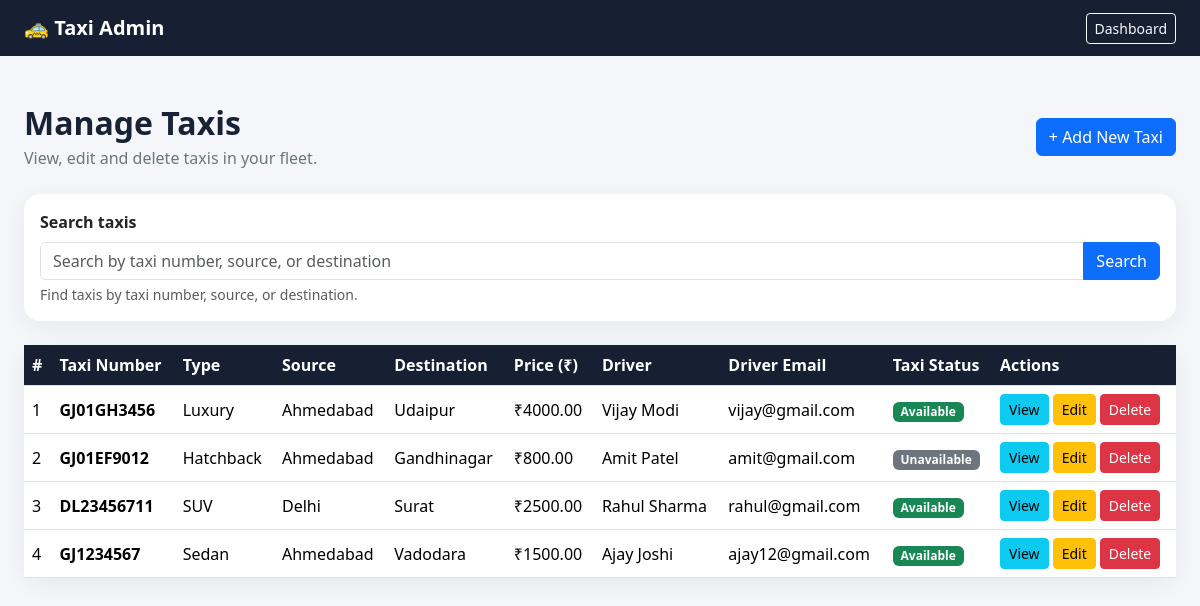
/taxis/ (signed in), run on the app's committed database.
### core/models.py (models this page shows, shortened)
class Taxi(models.Model):
    number = models.CharField(max_length=20, unique=True)
    type = models.CharField(max_length=50)
    source = models.CharField(max_length=100)
    destination = models.CharField(max_length=100)
    price = models.DecimalField(max_digits=10, decimal_places=2)
    availability = models.BooleanField(default=True)
    driver = models.ForeignKey(
        Driver,
        on_delete=models.CASCADE,
        related_name='taxis',
    )

class Driver(models.Model):
    name = models.CharField(max_length=100)
    email = models.EmailField(unique=True)
    license_number = models.CharField(
        max_length=50,
        unique=True
    )
    mobile = models.CharField(max_length=15)
    taxi_number = models.CharField(max_length=20, blank=True)
    password = models.CharField(max_length=128)

### core/views.py (the view)
@user_passes_test(
    lambda user: user.is_authenticated and user.is_staff,
    login_url='admin_login',
)
def admin_taxi_list(request):
    taxis = Taxi.objects.select_related('driver').order_by('-id')
    search_form = TaxiSearchForm(request.GET)
    search_form.is_valid()
    search_query = search_form.cleaned_data['q']
    if search_query:
        taxis = taxis.filter(
            Q(number__icontains=search_query)
            | Q(source__icontains=search_query)
            | Q(destination__icontains=search_query),
        )
    return render(
        request,
        'core/admin_taxi_list.html',
        {
            'taxis': taxis,
            'search_form': search_form,
            'search_query': search_query,
        },
    )

### core/forms.py
class TaxiSearchForm(forms.Form):
    q = forms.CharField(
        label='Search taxis',
        required=False,
        strip=True,
        widget=forms.SearchInput(attrs={
            'class': 'form-control',
            'placeholder': 'Search by taxi number, source, or destination',
            'aria-describedby': 'taxi-search-help',
        }),
    )

### core/templates/core/admin_taxi_list.html (shortened to what this page needs)
<!DOCTYPE html>
<html lang="en">
<head>
    <link href="https://cdn.jsdelivr.net/npm/bootstrap@5.3.3/dist/css/bootstrap.min.css"
          rel="stylesheet">
</head>
<body>
<nav class="navbar navbar-dark">
    <div class="container-fluid px-4">
        <a class="navbar-brand fw-bold"
           href="{% url 'admin_dashboard' %}">
            🚕 Taxi Admin
        </a>
        <a href="{% url 'admin_dashboard' %}"
           class="btn btn-outline-light btn-sm">
            Dashboard
        </a>
    </div>
</nav>
<main class="container-fluid px-3 px-lg-4 py-5">
    <div class="d-flex justify-content-between align-items-center
                flex-wrap gap-3 mb-4">
        <div>
            <h1 class="h2 fw-bold mb-1">Manage Taxis</h1>
            <p class="text-secondary mb-0">
                View, edit and delete taxis in your fleet.
            </p>
        </div>
        <a href="{% url 'admin_add_taxi' %}" class="btn btn-primary">
            + Add New Taxi
        </a>
    </div>
    <form method="get" class="card page-card mb-4" role="search">
        <div class="card-body">
            <label for="{{ search_form.q.id_for_label }}" class="form-label fw-semibold">
                {{ search_form.q.label }}
            </label>
            <div class="input-group">
                {{ search_form.q }}
                <button class="btn btn-primary" type="submit">Search</button>
            </div>
            <div id="taxi-search-help" class="form-text">
                Find taxis by taxi number, source, or destination.
            </div>
        </div>
    </form>
    <div class="card page-card">
        <div class="card-body p-0">
            <div class="table-responsive">
                <table class="table table-hover mb-0">
                    <thead>
                        <tr>
                            <th>#</th>
                            <th>Taxi Number</th>
                            <th>Type</th>
                            <th>Source</th>
                            <th>Destination</th>
                            <th>Price (₹)</th>
                            <th>Driver</th>
                            <th>Driver Email</th>
                            <th>Taxi Status</th>
                            <th>Actions</th>
                        </tr>
                    </thead>
                    <tbody>
                        {% for taxi in taxis %}
                        <tr>
                            <td>{{ forloop.counter }}</td>
                            <td class="fw-semibold">{{ taxi.number }}</td>
                            <td>{{ taxi.type }}</td>
                            <td>{{ taxi.source }}</td>
                            <td>{{ taxi.destination }}</td>
                            <td>₹{{ taxi.price|floatformat:2 }}</td>
                            <td>
                                {% if taxi.driver %}
                                    {{ taxi.driver.name }}
                                {% else %}
                                    Not assigned
                                {% endif %}
                            </td>
                            <td>
                                {% if taxi.driver %}
                                    {{ taxi.driver.email|default:"—" }}
                                {% else %}
                                    —
                                {% endif %}
                            </td>
                            <td>
                                {% if taxi.availability %}
                                    <span class="badge bg-success">
                                        Available
                                    </span>
                                {% else %}
                                    <span class="badge bg-secondary">
                                        Unavailable
                                    </span>
                                {% endif %}
                            </td>
                            <td>
                                <div class="d-flex gap-1">
                                    <a href="{% url 'admin_taxi_detail' taxi.id %}"
                                       class="btn btn-sm btn-info">
                                        View
                                    </a>
                                    <a href="{% url 'admin_taxi_edit' taxi.id %}"
                                       class="btn btn-sm btn-warning">
                                        Edit
                                    </a>
                                    <a href="{% url 'admin_taxi_delete' taxi.id %}"
                                       class="btn btn-sm btn-danger">
                                        Delete
                                    </a>
                                </div>
                            </td>
                        </tr>
                        {% endfor %}
                    </tbody>
                </table>
            </div>
        </div>
    </div>
</main>
</body>
</html>

### core/templates/core/admin_taxi_list.html (style rules this page uses)
body { background: #f4f6fa; color: #182235; }
.navbar { background: #172033; }
.page-card { border: 0; border-radius: 16px; box-shadow: 0 6px 24px rgba(0,0,0,.06); }
.table th { background: #172033; color: white; white-space: nowrap; }
.table td { vertical-align: middle; }

### data on the page
Taxi: number "GJ01GH3456", type "Luxury", source "Ahmedabad", destination "Udaipur", price "4000.00", driver.name "Vijay Modi", driver.email "vijay@gmail.com", availability "Available"
Taxi: number "GJ01EF9012", type "Hatchback", source "Ahmedabad", destination "Gandhinagar", price "800.00", driver.name "Amit Patel", driver.email "amit@gmail.com", availability "Unavailable"
Taxi: number "DL23456711", type "SUV", source "Delhi", destination "Surat", price "2500.00", driver.name "Rahul Sharma", driver.email "rahul@gmail.com", availability "Available"
Taxi: number "GJ1234567", type "Sedan", source "Ahmedabad", destination "Vadodara", price "1500.00", driver.name "Ajay Joshi", driver.email "ajay12@gmail.com", availability "Available"

### other printed values
{{ search_form.q.label }} "Search taxis"
